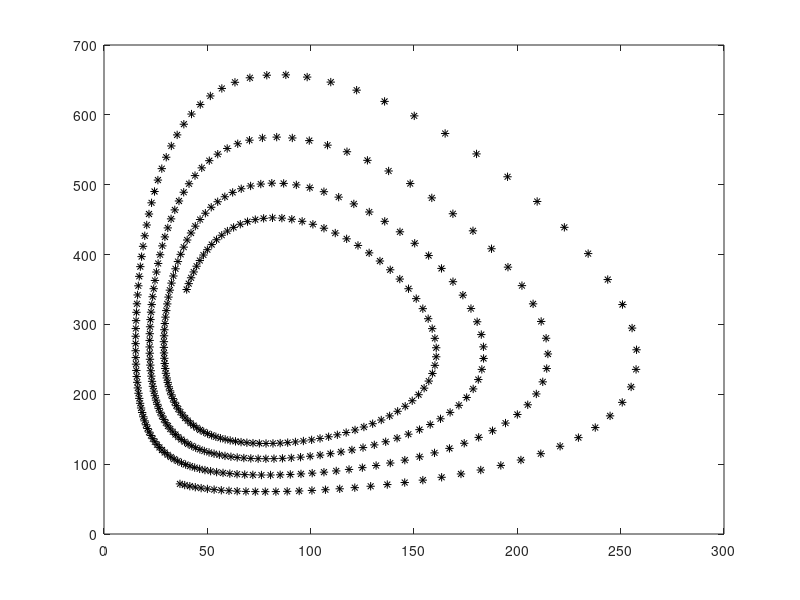

Here is the MATLAB script that generated this plot:
# In Class Assignment I - Code

L = zeros(1, 401);
D = zeros(1, 401);

L(1) = 40;
D(1) = 350;

m = 1;

for i=1:400
  L(i+1) = 0.92 * L(i) + 0.0003 * D(i) * L(i);
  D(i+1) = -0.0006 * L(i) * D(i) + 1.048 * D(i);
endfor
L;
D;

L(301)
D(301)
disp('Population Over 20 Years : ')
L(241)

n = [0:400]

figure(1);
plot(n, L, '*b', n, D, '*g') # No Graph will Come to -m
plot(L, D, '*k')
